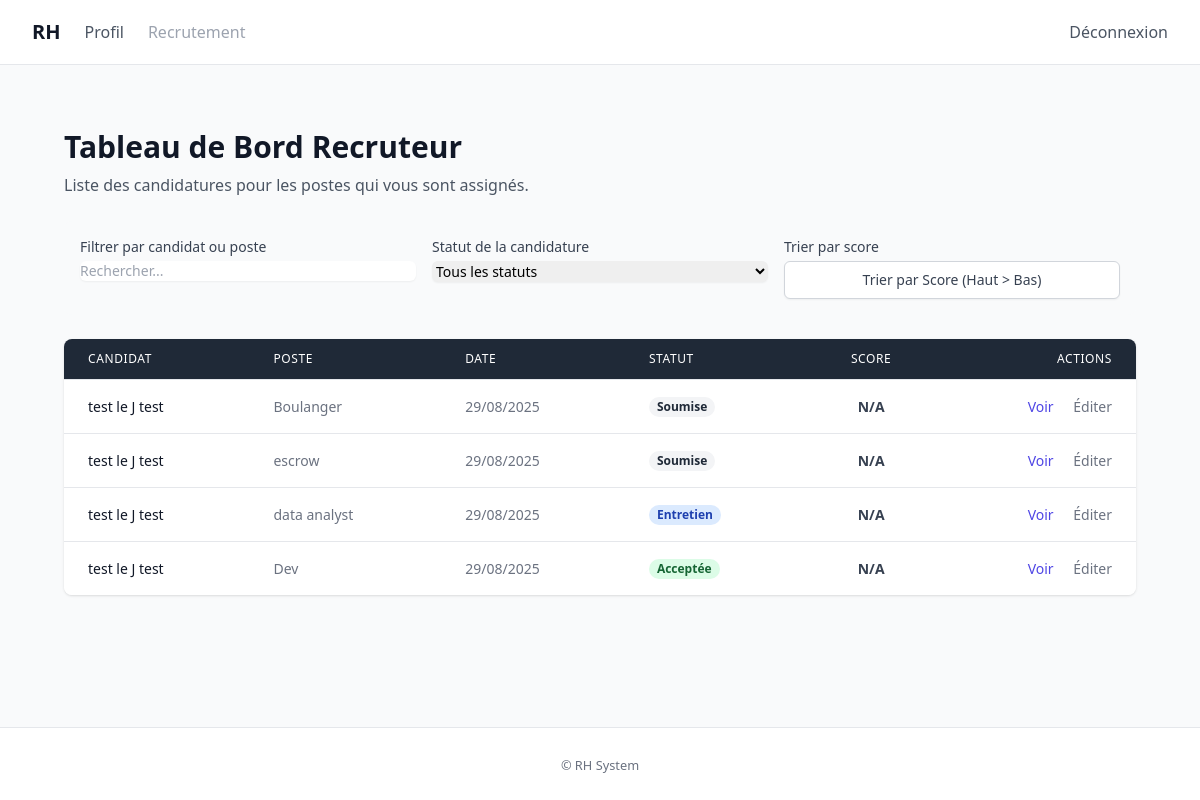
The page /recruitment/dashboard/recruteur/ (signed in) on the database as committed earlier.
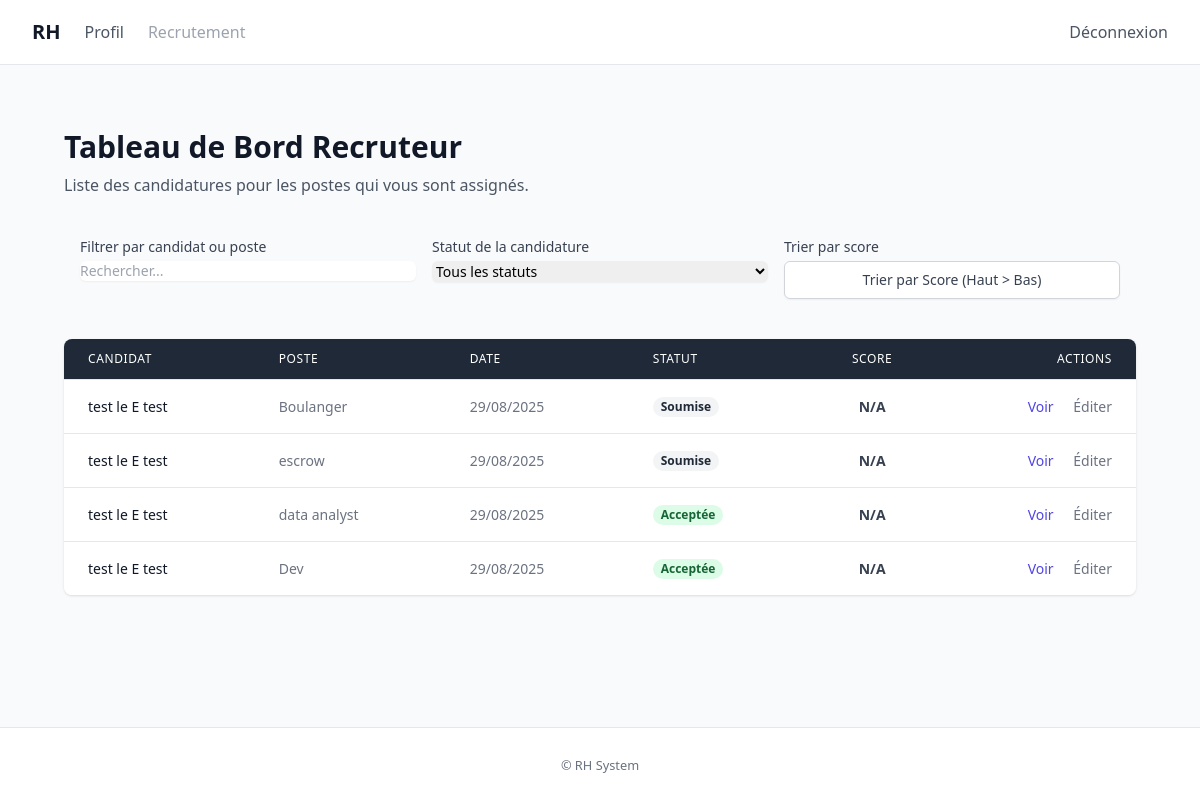
The same page on the database as committed later.
### recruitment/models.py (models this page shows, shortened)
class Candidature(models.Model):
    class Statuts(models.TextChoices):
        SOUMISE = "submitted", "Soumise"
        EN_REVUE = "in_review", "En revue"
        ENTRETIEN = "interview", "Entretien"
        ACCEPTEE = "accepted", "Acceptée"
        REFUSEE = "rejected", "Refusée"
    candidat = models.ForeignKey(User, on_delete=models.CASCADE, related_name="candidatures")
    poste = models.ForeignKey(Poste, on_delete=models.CASCADE, related_name="candidatures")
    cv_file = models.FileField(
        upload_to=upload_to_cv,
        validators=[validate_document_file],
        blank=True,
        null=True,
    )
    lettre_motivation_file = models.FileField(
        upload_to=upload_to_lettre,
        validators=[validate_document_file],
        blank=True,
        null=True,
    )
    date_soumission = models.DateTimeField(auto_now_add=True)
    statut = models.CharField(max_length=20, choices=Statuts.choices, default=Statuts.SOUMISE)
    class Meta:
        ordering = ["-date_soumission"]
        indexes = [
            models.Index(fields=["statut", "date_soumission"]),
        ]
        constraints = [
            models.UniqueConstraint(fields=["candidat", "poste"], name="unique_candidature_par_poste"),
        ]
    def get_statut_class(self) -> str:
        if self.statut == self.Statuts.SOUMISE:
            return "bg-gray-100 text-gray-800"
        elif self.statut == self.Statuts.EN_REVUE:
            return "bg-yellow-100 text-yellow-800"
        elif self.statut == self.Statuts.ENTRETIEN:
            return "bg-blue-100 text-blue-800"
        elif self.statut == self.Statuts.ACCEPTEE:
            return "bg-green-100 text-green-800"
        elif self.statut == self.Statuts.REFUSEE:
            return "bg-red-100 text-red-800"
        return "bg-gray-100 text-gray-800"

class Poste(models.Model):
    class TypeContrat(models.TextChoices):
        CDI = "CDI", "CDI"
        CDD = "CDD", "CDD"
        ALTERNANCE = "Alternance", "Alternance"
    titre = models.CharField(max_length=200)
    description = models.TextField()
    competences_requises = models.TextField(blank=True)
    type_contrat = models.CharField(max_length=20, choices=TypeContrat.choices, default=TypeContrat.CDI)
    date_creation = models.DateTimeField(auto_now_add=True)
    actif = models.BooleanField(default=True)
    class Meta:
        ordering = ["-date_creation"]
        indexes = [
            models.Index(fields=["actif", "date_creation"]),
        ]

### recruitment/views.py (the view)
# urls.py: path('dashboard/recruteur/', views.RecruiterDashboardView.as_view(), name='dashboard_recruteur'),
class RecruiterDashboardView(RecruiterRequiredMixin, ListView):
    model = Candidature
    template_name = "recruitment/dashboard_recruteur.html"
    context_object_name = "candidatures"
    def get_queryset(self):
        return Candidature.objects.select_related("candidat", "poste", "score").all()

### recruitment/templates/recruitment/dashboard_recruteur.html (shortened to what the changed rows need)
{% extends "accounts/base.html" %}
{% block content %}
<div class="max-w-7xl mx-auto px-4 sm:px-6 lg:px-8 py-8">
    <h1 class="text-3xl font-bold text-gray-900 mb-2">Tableau de Bord Recruteur</h1>
    <div class="overflow-x-auto bg-white rounded-lg shadow">
        <table class="min-w-full divide-y divide-gray-200">
            <thead class="bg-gray-800">
                <tr>
                    <th scope="col" class="px-6 py-3 text-left text-xs font-medium text-white uppercase tracking-wider">Candidat</th>
                    <th scope="col" class="px-6 py-3 text-left text-xs font-medium text-white uppercase tracking-wider">Poste</th>
                    <th scope="col" class="px-6 py-3 text-left text-xs font-medium text-white uppercase tracking-wider">Date</th>
                    <th scope="col" class="px-6 py-3 text-left text-xs font-medium text-white uppercase tracking-wider">Statut</th>
                    <th scope="col" class="px-6 py-3 text-center text-xs font-medium text-white uppercase tracking-wider">Score</th>
                    <th scope="col" class="px-6 py-3 text-right text-xs font-medium text-white uppercase tracking-wider">Actions</th>
                </tr>
            </thead>
            <tbody id="candidaturesTableBody" class="bg-white divide-y divide-gray-200">
                {% for candidature in candidatures %}
                <tr data-status="{{ candidature.statut }}" class="hover:bg-gray-50">
                    <td class="px-6 py-4 whitespace-nowrap text-sm font-medium text-gray-900">{{ candidature.candidat.get_full_name|default:candidature.candidat.username }}</td>
                    <td class="px-6 py-4 whitespace-nowrap text-sm text-gray-500">{{ candidature.poste.titre }}</td>
                    <td class="px-6 py-4 whitespace-nowrap text-sm text-gray-500">{{ candidature.date_soumission|date:"d/m/Y" }}</td>
                    <td class="px-6 py-4 whitespace-nowrap text-sm">
                        <span class="px-2 inline-flex text-xs leading-5 font-semibold rounded-full {{ candidature.get_statut_class }}">
                            {{ candidature.get_statut_display }}
                        </span>
                    </td>
                    <td class="px-6 py-4 whitespace-nowrap text-center text-sm font-bold text-gray-700">{{ candidature.score|default:"N/A" }}</td>
                    <td class="px-6 py-4 whitespace-nowrap text-right text-sm font-medium">
                        <a href="{% url 'recruitment:candidature_detail' candidature.pk %}" class="text-primary hover:text-indigo-900">Voir</a>
                        <a href="{% url 'recruitment:candidature_status_update' candidature.pk %}" class="ml-4 text-gray-500 hover:text-gray-800">Éditer</a>
                    </td>
                </tr>
                {% empty %}
                <tr>
                    <td colspan="6" class="text-center py-12 text-gray-500">Aucune candidature à afficher.</td>
                </tr>
                {% endfor %}
            </tbody>
        </table>
    </div>
</div>
{% endblock %}

Rows that differ between the two databases and show on the page:
changed through a linked row, Candidature "Boulanger": candidat.get_full_name "test le J test" → "test le E test"
changed through a linked row, Candidature "escrow": candidat.get_full_name "test le J test" → "test le E test"
changed Candidature "data analyst": candidat.get_full_name "test le J test" → "test le E test"; statut "Entretien" → "Acceptée"
changed through a linked row, Candidature "Dev": candidat.get_full_name "test le J test" → "test le E test"
